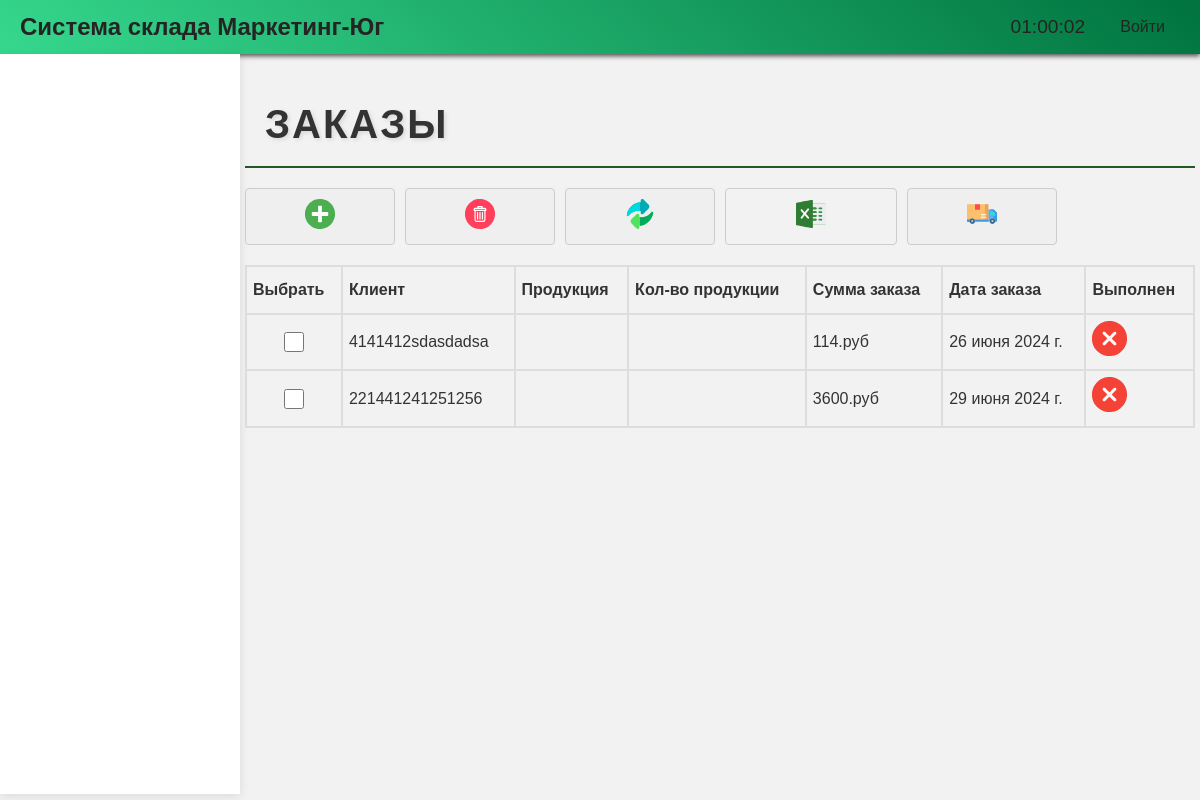
/orders/, run on an earlier commit of the app's database.
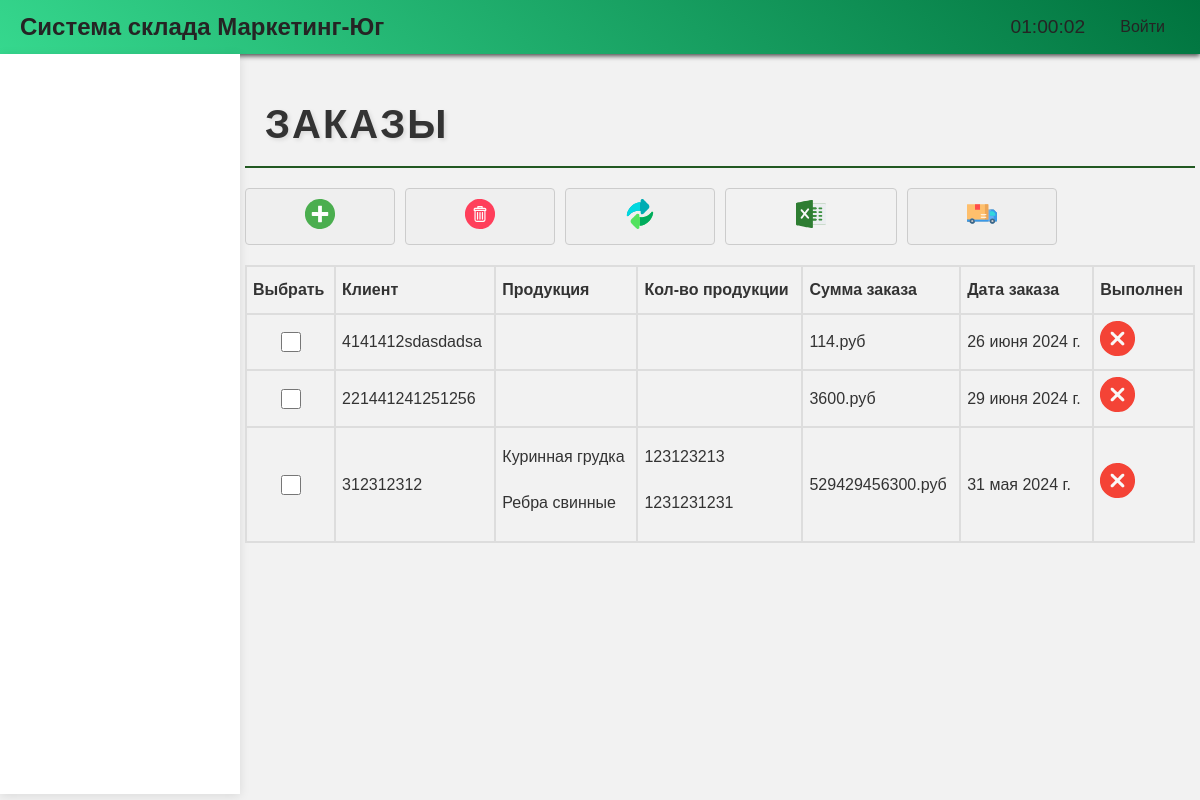
And on a later commit of the database.
### base/models.py (models this page shows, shortened)
class Order(models.Model):
    customer = models.CharField(max_length=100)
    products = models.ManyToManyField(OrderProduct, related_name='products')
    summary = models.IntegerField()
    date_ordered = models.DateField()
    completed = models.BooleanField(default=False)
    class Meta:
        verbose_name = 'Заказ'
        verbose_name_plural = 'Заказы'

class OrderProduct(models.Model):
    product = models.ForeignKey(Product, on_delete=models.CASCADE)
    quantity = models.IntegerField(default=0)
    class Meta:
        verbose_name = 'Продукт заказа'
        verbose_name_plural = 'Продукты заказов'

class Product(models.Model):
    name = models.CharField(max_length=100)
    product_type = models.ForeignKey('ProductType', on_delete=models.CASCADE)
    description = models.TextField(blank=True, null=True)
    price = models.DecimalField(max_digits=10, decimal_places=2)
    quantity = models.IntegerField(default=0)
    updated = models.DateTimeField(auto_now=True)
    created = models.DateTimeField(auto_now_add=True)
    class Meta:
        verbose_name = 'Продукция'
        verbose_name_plural = 'Продукции'

### base/views.py (the view)
# urls.py: path('orders/', views.orders, name='orders'),
@require_GET
def orders(request):
    orders = Order.objects.all()
    orders_products = OrderProduct.objects.all()
    products = Product.objects.all()
    product_types = ProductType.objects.all()
    products_data = list(products.values('id', 'name'))
    context = {
        'orders': orders,
        'orders_products': orders_products,
        'products': products_data,  # Передаем только данные о продуктах
        'product_types': product_types
    }
    return render(request, 'orders.html', context)

### base/templatetags/group_tags.py (called while the page is built)
@register.filter(name='has_group')
def has_group(user, group_name):
    return user.groups.filter(name=group_name).exists()

### templates/orders.html (shortened to what this page needs)
{% extends 'home.html' %}
{% load static %}
{% block content %}
<h2>Заказы</h2>
<div class="buttons">
    <button id="add-order-button" class="icon-button">
        <img src="{% static 'images/add.svg' %}" alt="Добавить заказ">
    </button>
   <button id="delete-order-button" class="icon-button" onclick="deleteSelectedOrders()">
    <img src="{% static 'images/delete.svg' %}" alt="Удалить заказ">
    </button>
    <button id="edit-order-button" class="icon-button" onclick="editSelectedOrder()">
        <img src="{% static 'images/change.svg' %}" alt="Изменить заказ">
    </button>
    <a href="{% url 'generate_invoice' %}" class="icon-button">
        <img src="{% static 'images/excel.svg' %}" alt="Сформировать накладную">
    </a>
    <button id="share-order-button" class="icon-button" onclick="shareSelectedOrder()">
        <img src="{% static 'images/truck.svg' %}" alt="Передать в отгрузку">
    </button>
</div>
<table class="order-table" id = order-table>
    <thead>
        <tr>
            <th>Выбрать</th>
            <th>Клиент</th>
            <th>Продукция</th>
            <th>Кол-во продукции</th>
            <th>Сумма заказа</th>
            <th>Дата заказа</th>
            <th>Выполнен</th>
        </tr>
    </thead>
    <tbody id="order-table-body">
        {% for order in orders %}
            <tr>
                <td style="text-align: center;"><input type="checkbox" class="checkbox-custom" name="selected_order" value="{{ order.id }}"></td>
                <td>{{ order.customer }}</td>
                <td class="text2">
                    {% for order_product in order.products.all %}
                        <p>{{ order_product.product.name }}</p>
                    {% endfor %}
                </td>
                <td class="text2">
                    {% for order_product in order.products.all %}
                        <p class="text2">{{ order_product.quantity }}</p>
                    {% endfor %}
                </td>
                <td>{{ order.summary }}.руб</td>
                <td>{{ order.date_ordered }}</td>
                {% if order.completed %}
                    <td><img src="{% static 'images/check.svg' %}" alt="Completed"></td>
                {% else %}
                    <td><img src="{% static 'images/cross.svg' %}" alt="Not Completed"></td>
                {% endif %}
            </tr>
        {% empty %}
            <tr>
                <td colspan="7">Нет данных о заказах</td>
            </tr>
        {% endfor %}
    </tbody>
</table>
{% endblock %}

What changed in the data, as far as the page shows it:
added Order: customer "312312312", summary "529429456300", date_ordered "31 мая 2024 г.", completed False (drawn)
added OrderProduct: product.name "Куринная грудка", quantity "123123213"
added OrderProduct: product.name "Ребра свинные", quantity "1231231231"
